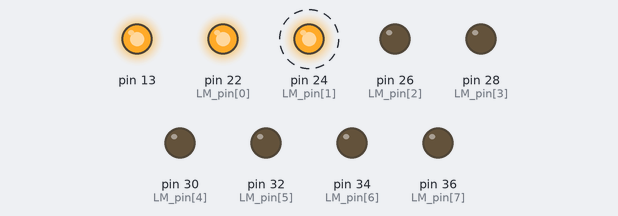
Bench run of a sketch on a simulated Arduino Mega 2560, built with avr-gcc and run on an emulated ATmega2560. Parts: output pins drawn as LEDs (lit = HIGH). Dashed ring = blinking.

Above: at 1.05 s.
Timing chart, 0 to 4.0 s (numbered marks = the images above):
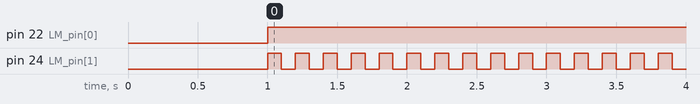

The sketch:

LensAndMirror_Test.ino
```cpp
const int LM_pin[8] = {22,24,26,28,30,32,34,36};      // {Rstp1_dir,Rstp1_step,Pstp2_dir,Pstp2_step,PMstp3_1,PMstp3_2,PMstp3_3,PMspt3_4}

int LM_data[3] = {60,0,0};   // in deg
#define k 1.8

unsigned long timer_hs_prev = 0;
unsigned long timer_hs = 0;
unsigned long timer_hs_difference = 0;
boolean activated_hs_flag = false;
int miliSeconds_hs_stepper = 100;   // min 10, max 200
int counter_hs_steps = 0;
float current_hs_angle = 0;
boolean miliSeconds_reached_flag = false;

void setup()
{
  Serial.begin(57600);
  for(int i = 0; i < 8; i++)
    pinMode(LM_pin[i], OUTPUT);
  pinMode(13,OUTPUT);

  delay(1000);
  digitalWrite(13,HIGH);
  timer_hs_prev = millis();
}

void loop()
{
  // Change in direction
  if(LM_data[0] > 0)
    digitalWrite(LM_pin[0],HIGH);
  else
    digitalWrite(LM_pin[0],LOW);

  if(miliSeconds_reached_flag == true)
  {
    timer_hs_prev = millis();
    miliSeconds_reached_flag = false;
  }

  int desired_hs_steps = int(abs(LM_data[0])/k);
  if(counter_hs_steps < desired_hs_steps)
  {
    timer_hs = millis();
    timer_hs_difference = timer_hs - timer_hs_prev;

    if(activated_hs_flag == false)
    {
      if(timer_hs_difference >= miliSeconds_hs_stepper)
      {
        activated_hs_flag = true;
        counter_hs_steps++;
        timer_hs_prev = millis();
      }
      else
        digitalWrite(LM_pin[1],HIGH);
    }
    if(LM_data[0] > 0)
      current_hs_angle = counter_hs_steps*k;
    else
      current_hs_angle = -counter_hs_steps*k;;

    timer_hs = millis();
    timer_hs_difference = timer_hs - timer_hs_prev;

    if(activated_hs_flag == true)
    {
      if(timer_hs_difference >= miliSeconds_hs_stepper)
      {
        activated_hs_flag = false;
        miliSeconds_reached_flag = true;
      }
      else
        digitalWrite(LM_pin[1],LOW);
    }
  }
}
```

Measured:
- by itself, pin 22 (LM_pin[0]): LOW → HIGH at 1.0 s
- by itself, pin 24 (LM_pin[1]): alternates HIGH for 0.10 s and LOW for 0.10 s, 66 changes in all, then stays LOW
